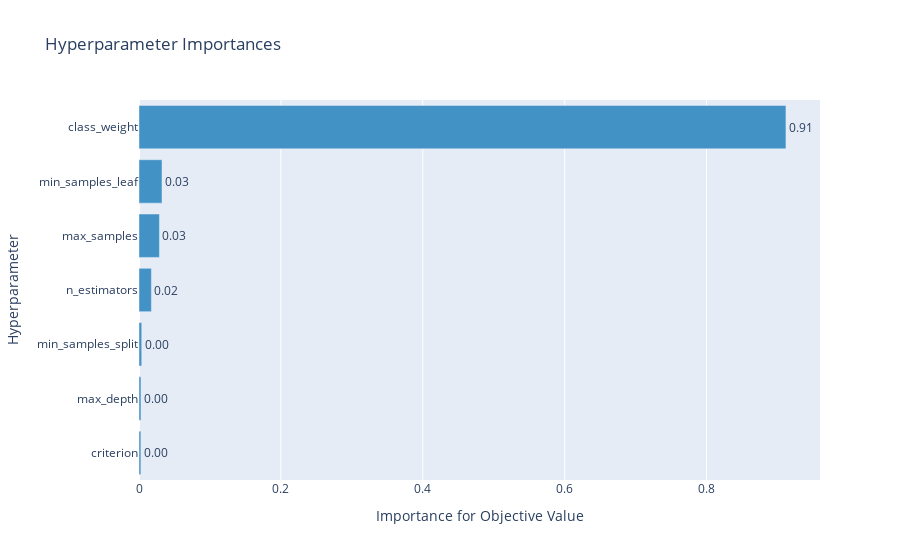

Notebook code for this chart:
### Code cell
# Plot hyperparameter importances.

optuna.visualization.plot_param_importances(study)

### Figure 1 — Plotly figure (JSON) as saved in the notebook; plotly's stock layout.template omitted (floating-point values rounded to 4 significant figures)
{"data": [{"cliponaxis": false, "hovertemplate": ["criterion (CategoricalDistribution): 0.002680585215262411<extra></extra>", "max_depth (IntUniformDistribution): 0.002794886731331004<extra></extra>", "min_samples_split (IntUniformDistribution): 0.0038433505459378983<extra></extra>", "n_estimators (IntUniformDistribution): 0.017469999973824157<extra></extra>", "max_samples (CategoricalDistribution): 0.028837204923441037<extra></extra>", "min_samples_leaf (IntUniformDistribution): 0.032441280232768654<extra></extra>", "class_weight (CategoricalDistribution): 0.911932692377435<extra></extra>"], "marker": {"color": "rgb(66,146,198)"}, "orientation": "h", "text": ["0.002680585215262411", "0.002794886731331004", "0.0038433505459378983", "0.017469999973824157", "0.028837204923441037", "0.032441280232768654", "0.911932692377435"], "textposition": "outside", "texttemplate": "%{text:.2f}", "type": "bar", "x": [0.002681, 0.002795, 0.003843, 0.01747, 0.02884, 0.03244, 0.9119], "y": ["criterion", "max_depth", "min_samples_split", "n_estimators", "max_samples", "min_samples_leaf", "class_weight"]}], "layout": {"showlegend": false, "title": {"text": "Hyperparameter Importances"}, "xaxis": {"title": {"text": "Importance for Objective Value"}}, "yaxis": {"title": {"text": "Hyperparameter"}}}}
